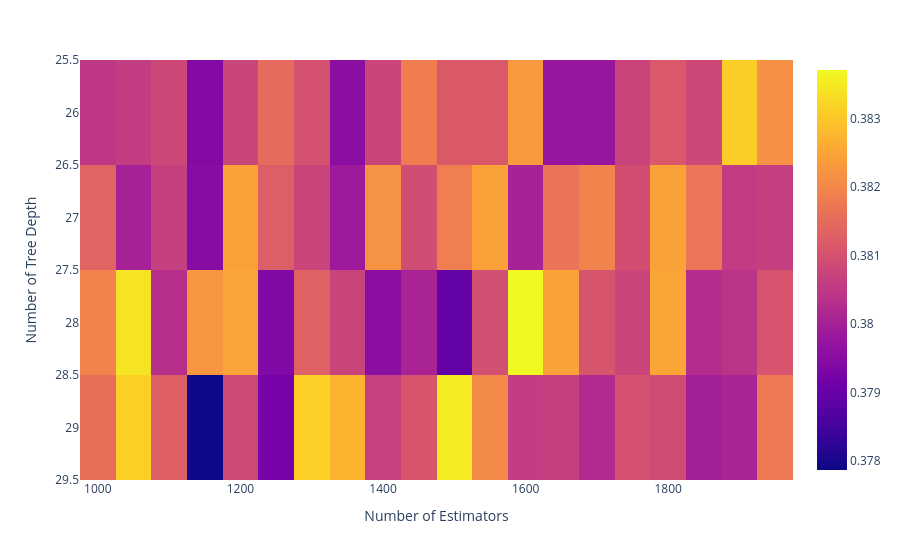

The cell this chart's notebook holds for it:
### Markdown cell above
Refined Grid Search

### Code cell
# Refined search to look more percisely in the region of the optimal found in the first round of searching

grid = {'max_depth' : np.arange(26,30,1),'n_estimators':np.arange(1000,2000,50)}
rfr = RandomForestRegressor(max_features = 1/3)
rfrCV = GridSearchCV(rfr,param_grid= grid,n_jobs=-1,verbose=2)
rfrCV.fit(X_train,y_train)
print('Random Forest Regressor:')
print('    Optimal Parameters:', rfrCV.best_params_ )
print('    Optimal Valid R2 =', rfrCV.best_score_ )

Scores_mean = rfrCV.cv_results_['mean_test_score']
Scores_mean = Scores_mean.reshape(len(grid['max_depth']),len(grid['n_estimators']))

fig = px.imshow(Scores_mean,labels=dict(x='Number of Estimators',y='Number of Tree Depth'),y=grid['max_depth'],x=grid['n_estimators'],aspect='auto')
fig.show() # Producing a Heatmap to help evaluate wheter there is a need to do another layer of searching to develop hyperparameters

### Figure 1 — Plotly figure (JSON) as saved in the notebook; plotly's stock layout.template omitted (floating-point values rounded to 4 significant figures)
{"data": [{"coloraxis": "coloraxis", "hovertemplate": "Number of Estimators: %{x}<br>Number of Tree Depth: %{y}<br>color: %{z}<extra></extra>", "name": "0", "type": "heatmap", "x": [1000, 1050, 1100, 1150, 1200, 1250, 1300, 1350, 1400, 1450, 1500, 1550, 1600, 1650, 1700, 1750, 1800, 1850, 1900, 1950], "xaxis": "x", "y": [26, 27, 28, 29], "yaxis": "y", "z": [[0.3805, 0.3806, 0.3808, 0.3794, 0.3808, 0.3815, 0.381, 0.3796, 0.3808, 0.3818, 0.3812, 0.3812, 0.3823, 0.3798, 0.3797, 0.3807, 0.3812, 0.3808, 0.3831, 0.3822], [0.3814, 0.38, 0.3807, 0.3795, 0.3824, 0.3813, 0.3807, 0.3799, 0.3822, 0.3809, 0.3818, 0.3824, 0.38, 0.3817, 0.3819, 0.3809, 0.3824, 0.3817, 0.3806, 0.3806], [0.3819, 0.3834, 0.3803, 0.3822, 0.3825, 0.3794, 0.3813, 0.3807, 0.3796, 0.3801, 0.3789, 0.381, 0.3837, 0.3824, 0.3811, 0.3808, 0.3825, 0.3803, 0.3804, 0.3811], [0.3816, 0.3831, 0.3813, 0.3779, 0.3808, 0.3792, 0.3831, 0.3827, 0.3807, 0.3811, 0.3835, 0.382, 0.3806, 0.3806, 0.3802, 0.381, 0.3809, 0.38, 0.3801, 0.3818]]}], "layout": {"coloraxis": {"colorscale": [[0, "#0d0887"], [0.1111, "#46039f"], [0.2222, "#7201a8"], [0.3333, "#9c179e"], [0.4444, "#bd3786"], [0.5556, "#d8576b"], [0.6667, "#ed7953"], [0.7778, "#fb9f3a"], [0.8889, "#fdca26"], [1, "#f0f921"]]}, "margin": {"t": 60}, "xaxis": {"anchor": "y", "domain": [0, 1], "title": {"text": "Number of Estimators"}}, "yaxis": {"anchor": "x", "autorange": "reversed", "domain": [0, 1], "title": {"text": "Number of Tree Depth"}}}}
